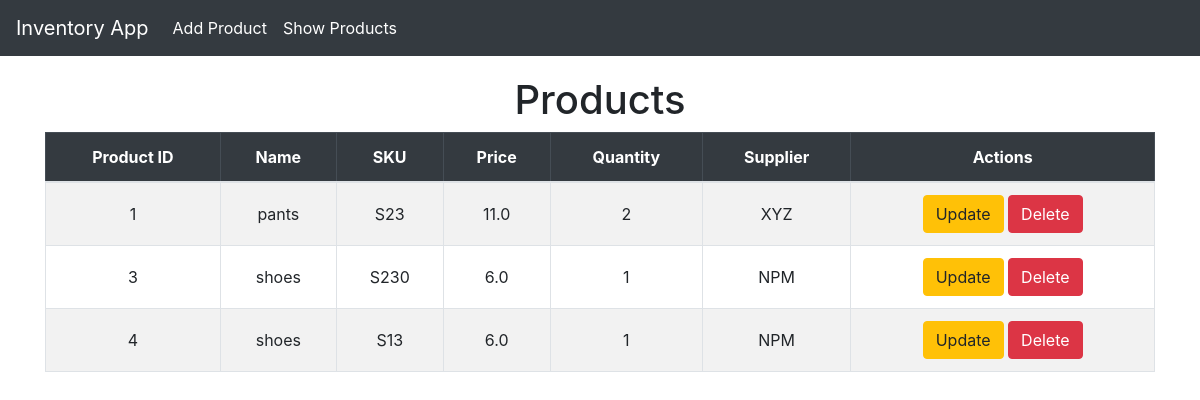
Page /list on the committed database.
### invApp/models.py (models this page shows, shortened)
class Product(models.Model):
    product_id = models.AutoField(primary_key=True)
    name = models.CharField(max_length=100 )
    sku = models.CharField(max_length=50, unique=True)
    price = models.FloatField()
    quantity = models.IntegerField()
    supplier = models.CharField(max_length=100  )

### invApp/views.py (the view)
# urls.py: path('list', views.product_list_view, name='product_list'),
def product_list_view(request):
    products = Product.objects.all()
    return render(request, 'invApp/product_list.html',{'products': products})

### invApp/templates/invApp/product_list.html (shortened to what this page needs)
{% extends "invApp/layout.html" %}
{% block content %}
<h1 class="text-center">Products</h1>
<table class="table table-bordered table-striped text-center">
    <thead class="table-dark">
        <tr>
            <th>Product ID</th>
            <th>Name</th>
            <th>SKU</th>
            <th>Price</th>
            <th>Quantity</th>
            <th>Supplier</th>
            <th>Actions</th>
        </tr>
    </thead>
    <tbody>
        {% for product in products %}
        <tr>
            <td>{{ product.product_id }}</td>
            <td>{{ product.name }}</td>
            <td>{{ product.sku }}</td>
            <td>{{ product.price }}</td>
            <td>{{ product.quantity }}</td>
            <td>{{ product.supplier }}</td>
            <td>
                <a href="{% url 'product_update' product.product_id %}" class="btn btn-warning">Update</a>
                <a href="{% url 'product_delete' product.product_id %}" class="btn btn-danger">Delete</a>
            </td>
        </tr>
        {% endfor %}
    </tbody>
</table>
{% endblock %}

### invApp/templates/invApp/layout.html (shortened to what this page needs)
<!DOCTYPE html>
<html lang="en">
<head>
    <link href="
    https://cdn.jsdelivr.net/npm/bootstrap@4.5.2/dist/css/bootstrap.min.css
    " rel="stylesheet">
</head>
<body>
    <nav class="navbar navbar-expand-lg navbar-dark fixed-top">
        <a href="{% url 'home' %}" class="navbar-brand">
            Inventory App
        </a>
        <div class="collapse navbar-collapse" id="navbarNav">
            <ul class="navbar-nav">
                <li class="nav-item">
                    <a href="{% url 'product_create' %}" class="nav-link">Add Product</a>
                </li>
                <li class="nav-item">
                    <a href="{% url 'product_list' %}" class="nav-link">Show Products</a>
                </li>
            </ul>
        </div>
    </nav>
    <div class="container">
        {% block content %} {% endblock %}
    </div>
</body>
</html>

### invApp/templates/invApp/layout.html (style rules this page uses)
body { padding-top: 56px; }
.navbar { background-color: #343a40; }
.navbar-brand, .nav-link { color: #fff !important; }
.container { margin-top: 20px; }
.table th, .table td { vertical-align: middle; }

### rows in the picture
Product: product_id "1", name "pants", sku "S23", price "11.0", quantity "2", supplier "XYZ"
Product: product_id "3", name "shoes", sku "S230", price "6.0", quantity "1", supplier "NPM"
Product: product_id "4", name "shoes", sku "S13", price "6.0", quantity "1", supplier "NPM"
